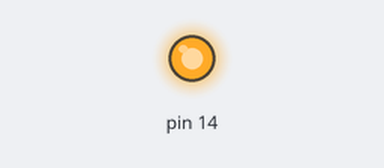
The sketch below on a simulated Arduino Uno, built with avr-gcc and run on an emulated ATmega328P. Shown: output pins drawn as LEDs (lit = HIGH).

Above: at 0.5 s.
At 5.0 s:
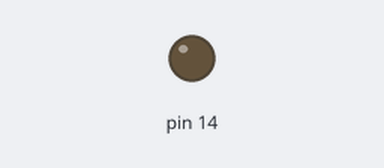
Timing chart, 0 to 6.9 s (numbered marks = the images above):
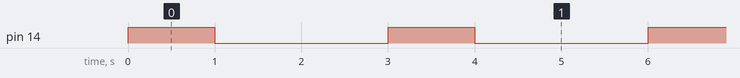

The sketch:

blink.ino
```cpp
void setup() {
  // put your setup code here, to run once:
pinMode(14,OUTPUT);
}

void loop() {
  // put your main code here, to run repeatedly:
digitalWrite(14,HIGH);
delay(1000);
digitalWrite(14,LOW);
delay(2000);
}
```

Measured:
- by itself, pin 14: alternates HIGH for 1.0 s and LOW for 2.0 s
